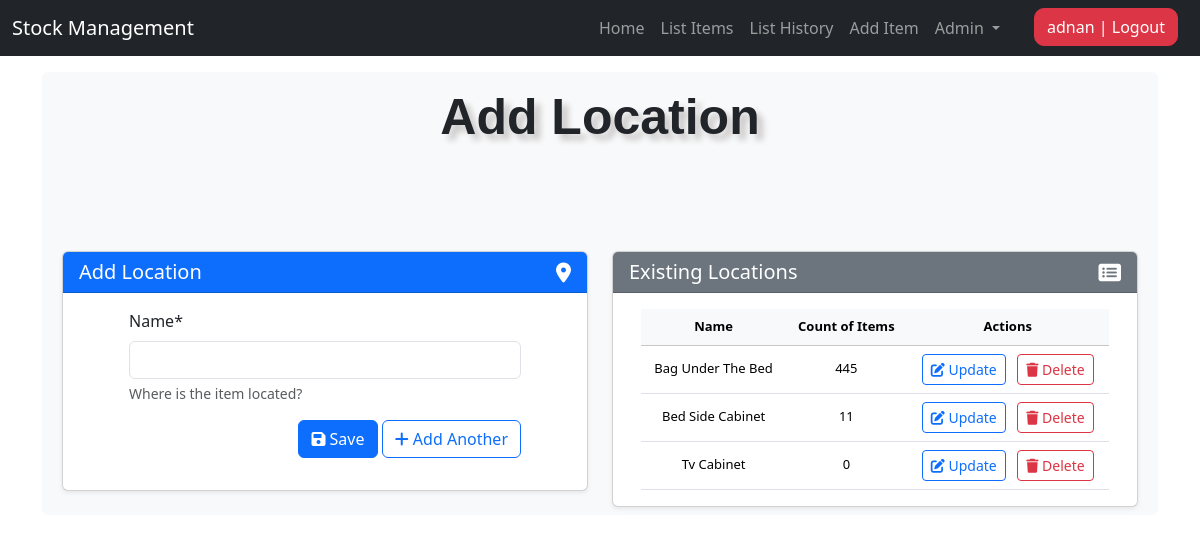
The page /add_location/ (signed in) on the database as committed earlier.
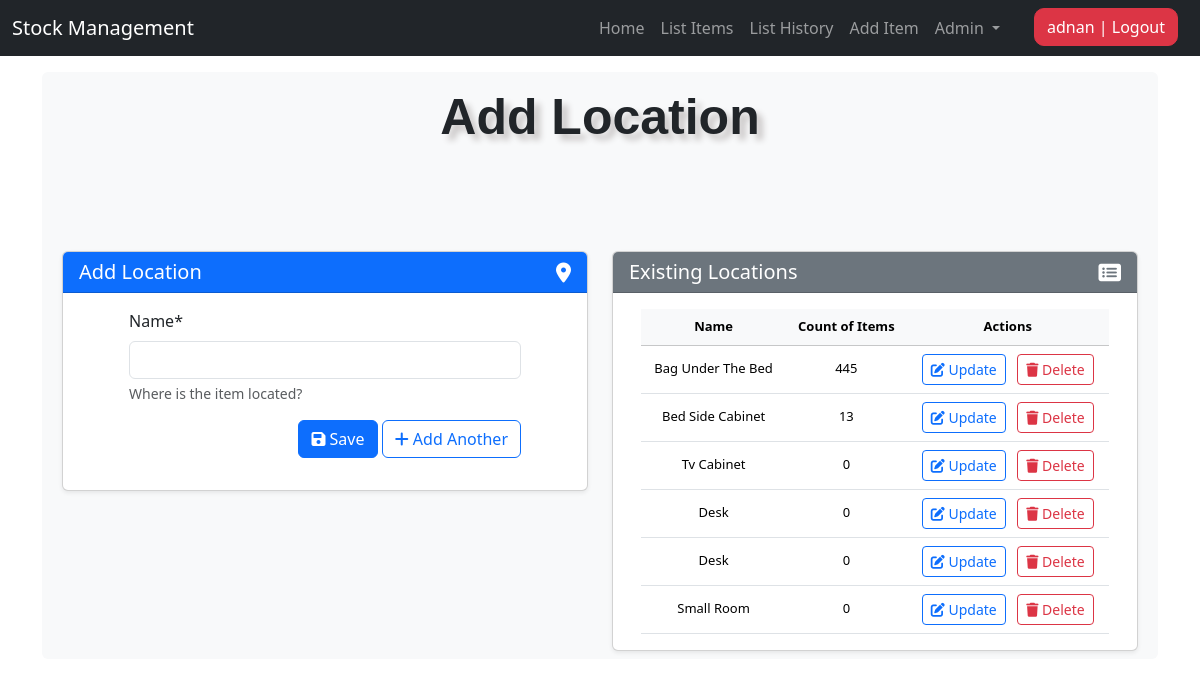
The same page on the database as committed later.
### stockmgmt/models.py (models this page shows, shortened)
class Location(models.Model):
    name = models.CharField(max_length=50, blank=False,
                            null=True, help_text="Where is the item located?")

### stockmgmt/views.py (the view, shortened to what this page needs)
# urls.py: path('add_location/', views.add_location, name='add_location'),
@login_required
def add_location(request):
    form = LocationCreateForm(request.POST or None)
    locations = Location.objects.annotate(
        total_quantity=Coalesce(Subquery(
            Stock.objects.filter(location=OuterRef('pk'))
            .values('location')
            .annotate(total=Sum('quantity'))
            .values('total')
        ), 0)
    )
    context = {
        "form": form,
        "title": "Add Location",
        "locations": locations,
    }
    return render(request, "./includes/add_location.html", context)

### stockmgmt/forms.py
class LocationCreateForm(forms.ModelForm):
    class Meta:
        model = Location
        fields = [
            'name'
        ]

### stockmgmt/templates/includes/add_location.html (shortened to what this page needs)
{% extends 'base.html' %}
{% load crispy_forms_tags %}
{% block content %}
<div class="container mt-5">
    <div class="row">
        <div class="col-md-6">
            <div class="card shadow-sm">
                <div class="card-header bg-primary text-white d-flex justify-content-between align-items-center">
                    <h5 class="card-title mb-0">Add Location</h5>
                    <i class="fas fa-map-marker-alt fa-lg"></i>
                </div>
                <div class="card-body">
                    <form method="POST" class="custom-fields needs-validation" novalidate>
                        <div class="mb-3">
                            {{ form.name|as_crispy_field }}
                        </div>
                        <div class="mb-3 text-end">
                            <button type="submit" name="save" class="btn btn-primary">
                                <i class="fas fa-save"></i> Save
                            </button>
                            {% if 'update' not in request.path %}
                            <button type="submit" name="add_another" class="btn btn-outline-primary">
                                <i class="fas fa-plus"></i> Add Another
                            </button>
                            {% endif %}
                        </div>
                    </form>
                </div>
            </div>
        </div>
        <div class="col-md-6">
            {% if 'update' not in request.path %}
            <div class="card shadow-sm mt-4 mt-md-0">
                <div class="card-header bg-secondary text-white d-flex justify-content-between align-items-center">
                    <h5 class="card-title mb-0">Existing Locations</h5>
                    <i class="fas fa-list-alt fa-lg"></i>
                </div>
                <div class="card-body">
                    <div class="table-responsive">
                        <table class="table table-hover align-middle">
                            <thead class="table-light">
                                <tr>
                                    <th>Name</th>
                                    <th>Count of Items</th>
                                    <th>Actions</th>
                                </tr>
                            </thead>
                            <tbody>
                                {% for instance in locations %}
                                <tr>
                                    <td>{{ instance.name|title }}</td>
                                    <td>{{ instance.total_quantity }}</td>
                                    <td>
                                        <a href="{% url 'update_location' instance.id %}"
                                            class="btn btn-sm btn-outline-primary me-2">
                                            <i class="fa-solid fa-pen-to-square"></i> Update
                                        </a>
                                        <a href="#" class="btn btn-sm btn-outline-danger"
                                            onclick="deleteLocationConfirmation('{{ instance.name|title }}', '{% url 'delete_location' instance.id %}')">
                                            <i class="fa-solid fa-trash"></i> Delete
                                        </a>
                                    </td>
                                </tr>
                                {% endfor %}
                            </tbody>
                        </table>
                    </div>
                </div>
            </div>
            {% endif %}
        </div>
    </div>
</div>
{% endblock %}

Rows that differ between the two databases and show on the page:
computed for Location "Bed Side Cabinet": total_quantity "11" → "13"
added Location: name "Desk", total_quantity "0"
added Location: name "Desk", total_quantity "0"
added Location: name "Small Room", total_quantity "0"
